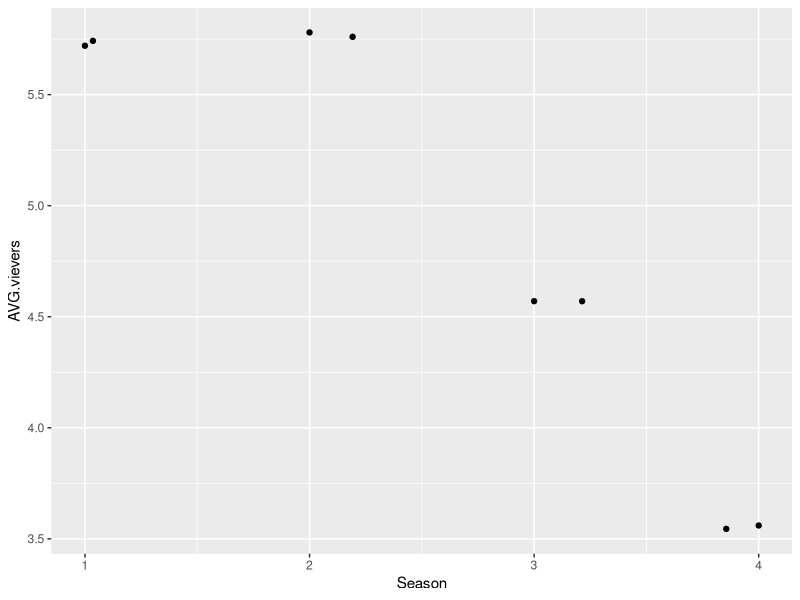

Source code (R):
## ---- chunk 1
knitr::opts_chunk$set(echo = TRUE)
## ---- chunk 2
library(readr)
table_4 <- read_csv("table-4.csv")
## ---- chunk 3
summary(table_4)
## ---- chunk 4
str(table_4)
## ---- chunk 5
table_1 <- read_csv("table-1.csv")
names(table_1) <- make.names(names(table_1))
## ---- chunk 6
library(ggplot2)
ggplot(table_1, aes(Season, AVG.vievers)) + geom_point() + geom_jitter()
